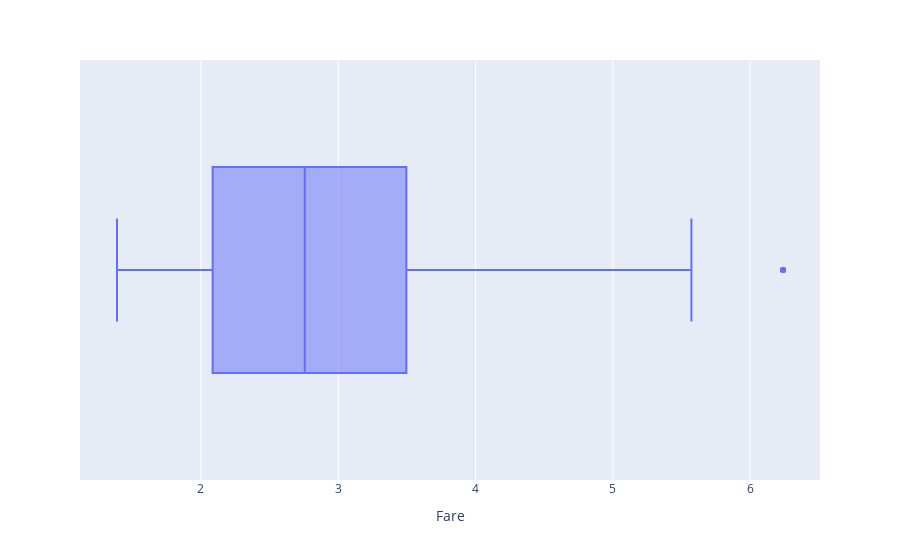

Notebook code cell kept with this figure:
### Code cell
px.box(df,x=df['Fare'])

### Figure 1 — Plotly figure (JSON) as saved in the notebook; plotly's stock layout.template omitted (floating-point values rounded to 4 significant figures; data arrays with more than 128 entries replaced by an {"elided": "..."} marker saying what was removed)
{"data": [{"alignmentgroup": "True", "hovertemplate": "Fare=%{x}<extra></extra>", "legendgroup": "", "marker": {"color": "#636efa"}, "name": "", "notched": false, "offsetgroup": "", "orientation": "h", "showlegend": false, "type": "box", "x": {"elided": "702 float values"}, "x0": " ", "xaxis": "x", "y0": " ", "yaxis": "y"}], "layout": {"boxmode": "group", "legend": {"tracegroupgap": 0}, "margin": {"t": 60}, "xaxis": {"anchor": "y", "domain": [0, 1], "title": {"text": "Fare"}}, "yaxis": {"anchor": "x", "domain": [0, 1]}}}
